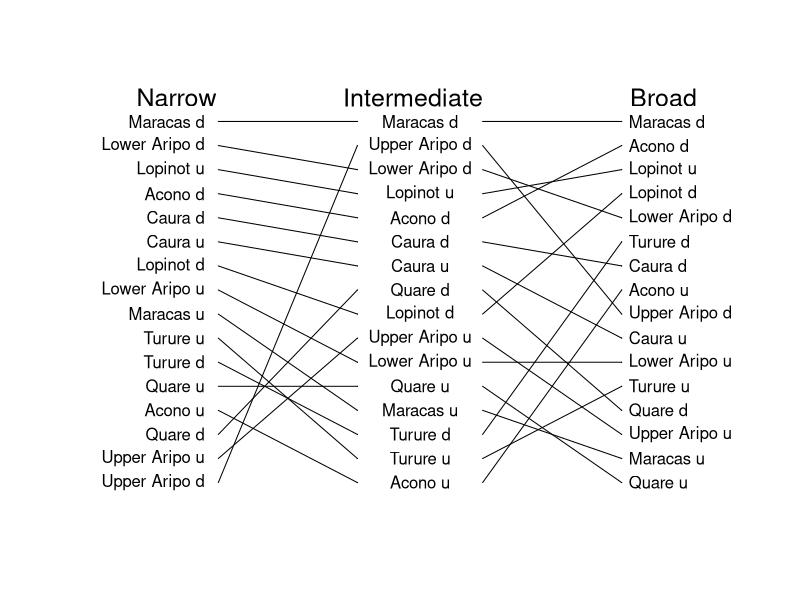

The R source for this figure:
## ---- chunk 1
###Making a plot of how high pressure predation sites are when measured in 
#different levels of predation

setwd("C:\\Users\\faj\\Documents\\OneDrive for Business\\research\\FishPredation\\Data")

library(dplyr)
library(tidyr)
library(ggplot2)
library(lme4)
library(Cairo)


#preparing data 

fishDataAll <- read.csv("Fish data June 2017.csv")
head(fishDataAll)
str(fishDataAll)
levels(fishDataAll$species)
selectMonths <- c("07", "08")# i am selecting out these months because then i can use the last timepoint 


group12 <- c("Hoplias malabaricus", "Crenicichla frenata", "Gymnotus carapo", "Anablepsoides hartii",
			"Cichlasoma taenia", "Cichlasoma taenia", "Corynopoma riisei", "Roeboides dientonito", 
			"Agonostomus monticola", "Rhamdia quelen", "andinoacara pulcher", "Hemigrammus unilineatus", "Rivulus hartii")


#select data from only the July and Auguest, and remove first year 
SelectData <- fishDataAll %>% 
	separate(date, c("Day", "Month", "Year"), sep = "/") %>%
	filter(Year != 2010)%>%
	filter(Month %in% selectMonths)

fishData <- data.frame(SelectData)

#calculate biomass
fishData$TotBiomass <- (fishData$numbercaught + fishData$numberseen)* fishData$weight


#calculating percentage biomass
TotBioSite<- fishData %>% 
	group_by(site, Year) %>%
	summarise(BiomasSiteSum = sum(TotBiomass, na.rm=TRUE))

siteBiomass <- data.frame(TotBioSite)

#Narrow Predation data
#-------------------------

#sum biomass per site and year
predatorsBioN <- fishData %>% 
	filter(species == "Hoplias malabaricus" | species == "Crenicichla frenata") %>%
	group_by(site, Year) %>%
	summarise(BiomassSum = sum(TotBiomass))

predatorsBio <- data.frame(predatorsBioN)
predatorsBio$Year <- as.numeric(predatorsBio$Year)
siteBiomass$Year <- as.numeric(siteBiomass$Year)

FishDataTot <- merge(siteBiomass, predatorsBio, by = c("site" ,"Year"),all=TRUE) # this makes sure i 
#know what years had no predators recoreded in 
head(FishDataTot)
FishDataTot$BiomassSum[is.na(FishDataTot$BiomassSum)] <- 0

FishDataTot$PropMass <- FishDataTot$BiomassSum / FishDataTot$BiomasSiteSum

Narrow <- aggregate(FishDataTot$BiomassSum, list(FishDataTot$site), mean, na.rm=TRUE)

orderNarrow <- Narrow[order(Narrow$x),]
head(orderNarrow)

orderNarrow$predOrderN <- c(1:nrow(orderNarrow))

#Middle predation 
#------------------------------

#there are no fsih of species Anablepsoides hartii

#sum biomass per site and year
predatorsBioM <- fishData %>% 
	filter(species == "Hoplias malabaricus" | species == "Crenicichla frenata" | 
		species == "Gymnotus carapo" | species == "Rivulus hartii") %>%
	group_by(site, Year) %>%
	summarise(BiomassSum = sum(TotBiomass))

predatorsBioMl <- data.frame(predatorsBioM)

predatorsBioMl$Year <- as.numeric(predatorsBioMl$Year)

FishDataTotM <- merge(siteBiomass, predatorsBioM, by = c("site" ,"Year"),all=TRUE) # this makes sure i 
#know what years had no predators recoreded in 
head(FishDataTotM)
FishDataTotM$BiomassSum[is.na(FishDataTotM$BiomassSum)] <- 0

FishDataTotM$PropMass <- FishDataTotM$BiomassSum / FishDataTotM$BiomasSiteSum


Middle <- aggregate(FishDataTotM$BiomassSum, list(FishDataTotM$site), mean, na.rm=TRUE)

orderMiddle<- Middle[order(Middle$x),]
head(orderMiddle)

orderMiddle$predOrderM <- c(1:nrow(orderMiddle))

#Wide predation 
#------------------------------

#there are no fsih of species Anablepsoides hartii

#sum biomass per site and year
predatorsBioW <- fishData %>% 
	filter(species %in% group12) %>%
	group_by(site, Year) %>%
	summarise(BiomassSum = sum(TotBiomass))

predatorsBioWd <- data.frame(predatorsBioW)

predatorsBioWd$Year <- as.numeric(predatorsBioWd$Year)

FishDataTotW <- merge(siteBiomass, predatorsBioW, by = c("site" ,"Year"),all=TRUE) # this makes sure i 
#know what years had no predators recoreded in 
head(FishDataTotW)
FishDataTotW$BiomassSum[is.na(FishDataTotW$BiomassSum)] <- 0

FishDataTotW$PropMass <- FishDataTotW$BiomassSum / FishDataTotW$BiomasSiteSum

Wide <- aggregate(FishDataTotW$BiomassSum, list(FishDataTotW$site), mean, na.rm=TRUE)

orderWide<- Wide[order(Wide$x),]
head(orderWide)

orderWide$predOrderW <- c(1:nrow(orderWide))


##merge all data 
#-----------------------------

orderNM <- merge(orderNarrow, orderMiddle, by = "Group.1")
orderNMW <- merge(orderNM, orderWide, by = "Group.1")

## ---- chunk 2

Cairo(file="C:\\Users\\faj\\Documents\\OneDrive for Business\\research\\bioTIME\\users\\Faith\\TriniFishPredation\\Biomass_tangle.png",
      type="png",
      units="in", 
      width=10,
      height=6,
      pointsize=12,
      dpi=100)

plotSetup <- data.frame(cbind(c(1:17),c(20:110))) # data to plot onto emptyp plot
plot(x = plotSetup$X2, y = plotSetup$X1, col="white", axes=FALSE , ylab = " ", xlab = "  ", type = "n")

#plot arrows
arrows(x0 = 36, y0 = orderNMW$predOrderN, x1 = 56, y1 = orderNMW$predOrderM, length = 0.001)
arrows(x0 = 74, y0 = orderNMW$predOrderM, x1 = 94, y1 = orderNMW$predOrderW, length = 0.001)


#plotting text 
text(x = 34, y = orderNMW$predOrderN, labels = orderNMW$Group.1, adj = c(1,NA))
text(x = 65, y = orderNMW$predOrderM, labels = orderNMW$Group.1)
text(x = 95, y = orderNMW$predOrderW, labels = orderNMW$Group.1, adj = c(0,NA))

text(x = 30, y = 17, labels = "Narrow", cex = 1.5)
text(x = 64, y = 17, labels = "Intermediate", cex = 1.5)
text(x = 100, y = 17, labels = "Broad", cex = 1.5)

dev.off()

## ---- chunk 3
rownames(orderNMW) <- orderNMW$Group.1
corOrderNMW <- orderNMW[,c(2, 4, 6)] 
names(corOrderNMW ) <- c("Narrow", "Middle", "Wide")
cor(corOrderNMW, method="spearman")
cor.test(corOrderNMW$Narrow, corOrderNMW$Middle, method="spearman")
cor.test(corOrderNMW$Narrow, corOrderNMW$Wide, method="spearman")
cor.test(corOrderNMW$Wide, corOrderNMW$Middle, method="spearman")
